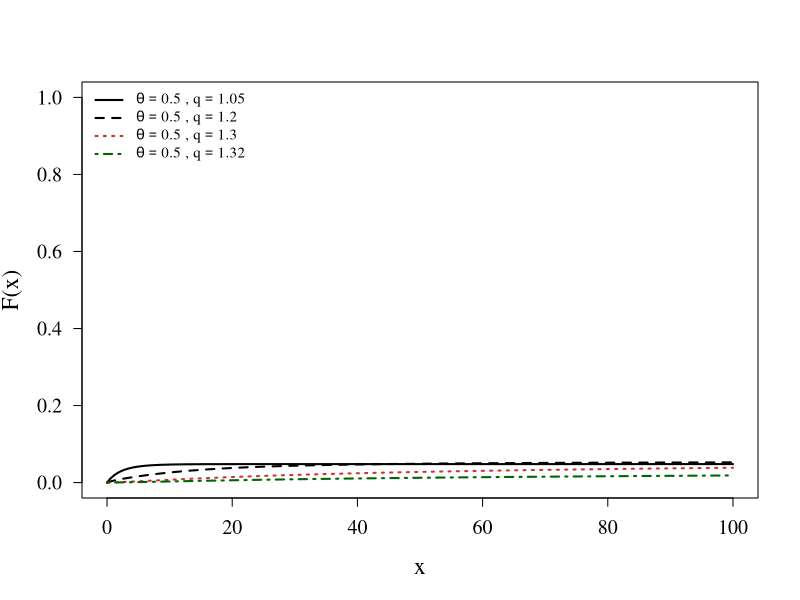
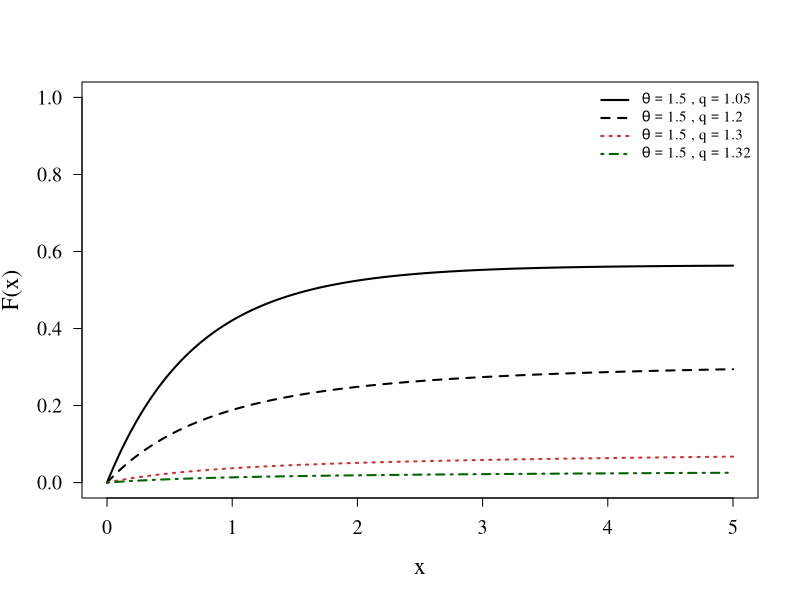
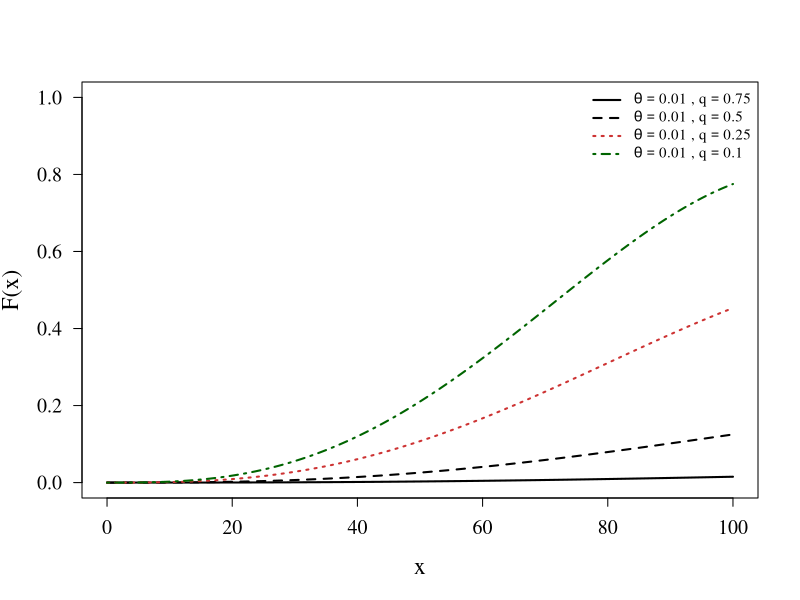
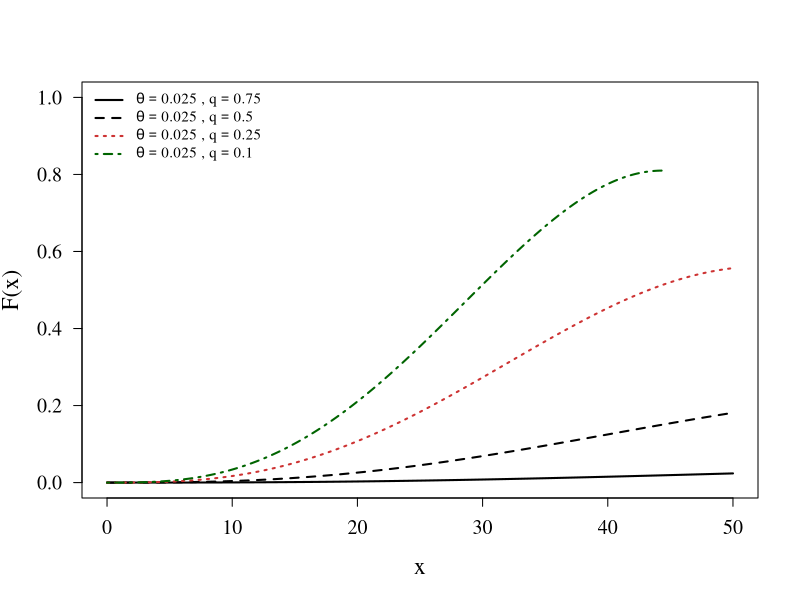

The R script that drew these images, in order:
rm(list = ls())
theta <- 0.5
q.values <- c(1.05, 1.20, 1.30, 1.32)
Cq <- function(theta, q){
  ((2-q)*(3-2*q)*(4-3*q)*theta^3) /
    (theta^3*(3-2*q)*(4-3*q)+2)
}
pqDI <- function(x, theta, q){
  
  C <- Cq(theta,q)
  
  a <- (q-1)*theta
  
  term1 <- (1-(1+a*x)^(-(2-q)/(q-1)))/(2-q)
  
  term2 <- (1/theta^3)*(
    -(1+a*x)^(-(4-3*q)/(q-1))/(4-3*q)
    +2*(1+a*x)^(-(3-2*q)/(q-1))/(3-2*q)
    -(1+a*x)^(-(2-q)/(q-1))/(2-q)
    +1/(4-3*q)-2/(3-2*q)+1/(2-q)
  )
  
  F <- C*(term1+term2)
  
  return(F)
}
par(
  family="serif",
  las=1,
  tck=-0.02
)

cols <- c("black","black","brown3","darkgreen")
ltys <- c(1,2,3,4)

x <- seq(0,100,length=1000)

plot(x,
     pqDI(x,theta,q.values[1]),
     type="l",
     lwd=2,
     col=cols[1],
     lty=ltys[1],
     ylim=c(0,1),
     xlab="x",
     ylab="F(x)",
     cex.lab=1.4,
     cex.axis=1.2)

for(i in 2:length(q.values)){
  lines(x,
        pqDI(x,theta,q.values[i]),
        col=cols[i],
        lty=ltys[i],
        lwd=2)
}

legend("topleft",
       legend=c(
         expression(theta==0.5~","~q==1.05),
         expression(theta==0.5~","~q==1.20),
         expression(theta==0.5~","~q==1.30),
         expression(theta==0.5~","~q==1.32)
       ),
       col=cols,
       lty=ltys,
       lwd=2,
       bty="n",
       cex=0.9)



rm(list = ls())
theta <- 1.5
q.values <- c(1.05, 1.20, 1.30, 1.32)
Cq <- function(theta, q){
  ((2-q)*(3-2*q)*(4-3*q)*theta^3) /
    (theta^3*(3-2*q)*(4-3*q)+2)
}
pqDI <- function(x, theta, q){
  
  C <- Cq(theta,q)
  
  a <- (q-1)*theta
  
  term1 <- (1-(1+a*x)^(-(2-q)/(q-1)))/(2-q)
  
  term2 <- (1/theta^3)*(
    -(1+a*x)^(-(4-3*q)/(q-1))/(4-3*q)
    +2*(1+a*x)^(-(3-2*q)/(q-1))/(3-2*q)
    -(1+a*x)^(-(2-q)/(q-1))/(2-q)
    +1/(4-3*q)-2/(3-2*q)+1/(2-q)
  )
  
  F <- C*(term1+term2)
  
  return(F)
}
par(
  family="serif",
  las=1,
  tck=-0.02
)

cols <- c("black","black","brown3","darkgreen")
ltys <- c(1,2,3,4)

x <- seq(0,5,length=1000)

plot(x,
     pqDI(x,theta,q.values[1]),
     type="l",
     lwd=2,
     col=cols[1],
     lty=ltys[1],
     ylim=c(0,1),
     xlab="x",
     ylab="F(x)",
     cex.lab=1.4,
     cex.axis=1.2)

for(i in 2:length(q.values)){
  lines(x,
        pqDI(x,theta,q.values[i]),
        col=cols[i],
        lty=ltys[i],
        lwd=2)
}

legend("topright",
       legend=c(
         expression(theta==1.5~","~q==1.05),
         expression(theta==1.5~","~q==1.20),
         expression(theta==1.5~","~q==1.30),
         expression(theta==1.5~","~q==1.32)
       ),
       col=cols,
       lty=ltys,
       lwd=2,
       bty="n",
       cex=0.9)





rm(list = ls())
theta <- 0.01
q.values <- c(0.75, 0.50, 0.25, 0.1)
Cq <- function(theta, q){
  ((2-q)*(3-2*q)*(4-3*q)*theta^3) /
    (theta^3*(3-2*q)*(4-3*q)+2)
}
pqDI <- function(x, theta, q){
  
  C <- Cq(theta,q)
  
  a <- (q-1)*theta
  
  term1 <- (1-(1+a*x)^(-(2-q)/(q-1)))/(2-q)
  
  term2 <- (1/theta^3)*(
    -(1+a*x)^(-(4-3*q)/(q-1))/(4-3*q)
    +2*(1+a*x)^(-(3-2*q)/(q-1))/(3-2*q)
    -(1+a*x)^(-(2-q)/(q-1))/(2-q)
    +1/(4-3*q)-2/(3-2*q)+1/(2-q)
  )
  
  F <- C*(term1+term2)
  
  return(F)
}
par(
  family="serif",
  las=1,
  tck=-0.02
)

cols <- c("black","black","brown3","darkgreen")
ltys <- c(1,2,3,4)

x <- seq(0,100,length=1000)

plot(x,
     pqDI(x,theta,q.values[1]),
     type="l",
     lwd=2,
     col=cols[1],
     lty=ltys[1],
     ylim=c(0,1),
     xlab="x",
     ylab="F(x)",
     cex.lab=1.4,
     cex.axis=1.2)

for(i in 2:length(q.values)){
  lines(x,
        pqDI(x,theta,q.values[i]),
        col=cols[i],
        lty=ltys[i],
        lwd=2)
}

legend("topright",
       legend=c(
         expression(theta==0.01~","~q==0.75),
         expression(theta==0.01~","~q==0.50),
         expression(theta==0.01~","~q==0.25),
         expression(theta==0.01~","~q==0.1)
       ),
       col=cols,
       lty=ltys,
       lwd=2,
       bty="n",
       cex=0.9)



rm(list = ls())
theta <- 0.025
q.values <- c(0.75, 0.5, 0.25, 0.10)
Cq <- function(theta, q){
  ((2-q)*(3-2*q)*(4-3*q)*theta^3) /
    (theta^3*(3-2*q)*(4-3*q)+2)
}

pqDI <- function(x, theta, q){
  
  C <- Cq(theta,q)
  
  a <- (q-1)*theta
  
  term1 <- (1-(1+a*x)^(-(2-q)/(q-1)))/(2-q)
  
  term2 <- (1/theta^3)*(
    -(1+a*x)^(-(4-3*q)/(q-1))/(4-3*q)
    +2*(1+a*x)^(-(3-2*q)/(q-1))/(3-2*q)
    -(1+a*x)^(-(2-q)/(q-1))/(2-q)
    +1/(4-3*q)-2/(3-2*q)+1/(2-q)
  )
  
  F <- C*(term1+term2)
  
  return(F)
}

par(
  family="serif",
  las=1,
  tck=-0.02
)

cols <- c("black","black","brown3","darkgreen")
ltys <- c(1,2,3,4)

x <- seq(0,50,length=1000)

plot(x,
     pqDI(x,theta,q.values[1]),
     type="l",
     lwd=2,
     col=cols[1],
     lty=ltys[1],
     ylim=c(0,1),
     xlab="x",
     ylab="F(x)",
     cex.lab=1.4,
     cex.axis=1.2)

for(i in 2:length(q.values)){
  lines(x,
        pqDI(x,theta,q.values[i]),
        col=cols[i],
        lty=ltys[i],
        lwd=2)
}

legend("topleft",
       legend=c(
         expression(theta==0.025~","~q==0.75),
         expression(theta==0.025~","~q==0.50),
         expression(theta==0.025~","~q==0.25),
         expression(theta==0.025~","~q==0.1)
       ),
       col=cols,
       lty=ltys,
       lwd=2,
       bty="n",
       cex=0.9)
